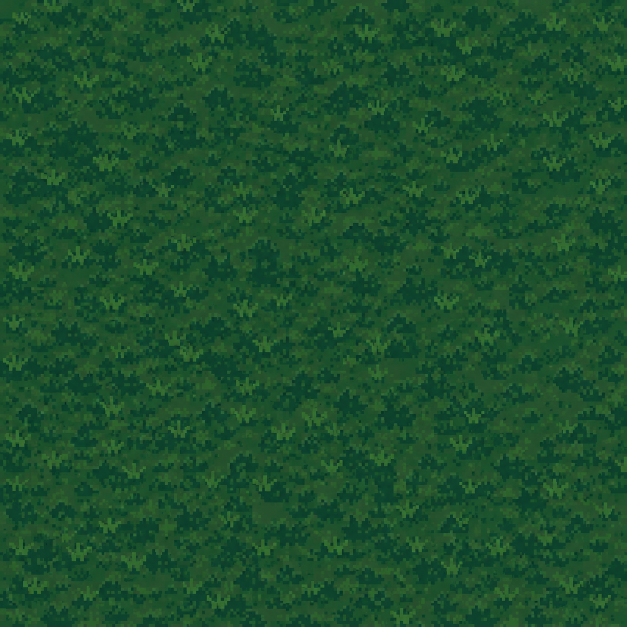
#> input picture assets-source/campus-3d/grass/user-grass-source.png, 1254 x 1254 px (shown at 1/2 size)
$ python prepare_campus_grass.py
#> lines starting #> are read from the running program, lines starting #| are printed output that depends on the picture; after the words box and inside, x2 and y2 are one past the last pixel; in counts of white or black regions, pixels touching at a corner belong together
"""Normalize the user-supplied grass image into a repeatable ground albedo.

Requires Pillow and NumPy. No image generation or painted lighting is added.
"""
from pathlib import Path
import json

import numpy as np
from PIL import Image

ROOT = Path(__file__).resolve().parents[1]
SOURCE = ROOT / 'assets-source/campus-3d/grass/user-grass-source.png'
OUTPUT = ROOT / 'public/assets/environment/campus-grass/grass-albedo.png'
REVIEW = ROOT / 'artifacts/campus-3d/grass'


def periodic_component(pixels):
    # Remove the smooth boundary discontinuity with a periodic Poisson solve.
    height, width, _ = pixels.shape
    boundary = np.zeros_like(pixels)
    boundary[0] = pixels[-1] - pixels[0]
    boundary[-1] = -boundary[0]
    boundary[:, 0] += pixels[:, -1] - pixels[:, 0]
    boundary[:, -1] -= pixels[:, -1] - pixels[:, 0]
    denominator = (
        2 * np.cos(2 * np.pi * np.arange(height) / height)[:, None]
        + 2 * np.cos(2 * np.pi * np.arange(width) / width)[None, :] - 4
    )
    denominator[0, 0] = 1
    smooth = np.fft.fft2(boundary, axes=(0, 1)) / denominator[:, :, None]
    smooth[0, 0] = 0
    return pixels - np.fft.ifft2(smooth, axes=(0, 1)).real


def match_edges(pixels):
    # Match the actual outer texels too, fading corrections over six texels.
    for axis in (0, 1):
        p = np.swapaxes(pixels, 0, axis)
        delta = (p[-1] - p[0]) / 2
        for i in range(6):
            weight = (1 - i / 6) ** 2
            p[i] += delta * weight
            p[-1 - i] -= delta * weight
    return pixels


def main():
    source = Image.open(SOURCE).convert('RGB')
#> source is the input picture: PIL image 1254x1254 RGB; mean R, G, B 28.2, 79.5, 44.8
    pixels = np.asarray(source.resize((256, 256), Image.Resampling.BOX), dtype=float)
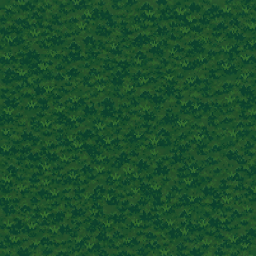
#> pixels: shape (256, 256, 3) float64; mean R, G, B 28.2, 79.5, 44.9
    pixels = periodic_component(pixels)
#> in periodic_component, `boundary[0] = pixels[-1] - pixels[0]`:
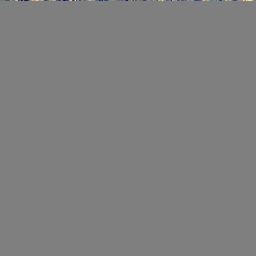
#> boundary: shape (256, 256, 3) float64; mean R, G, B 0, 0, 0; drawn with min black and max white
#> in periodic_component, `boundary[-1] = -boundary[0]`:
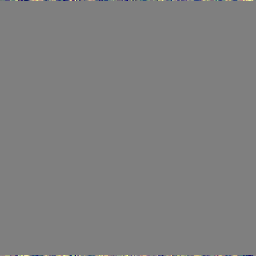
#> boundary: shape (256, 256, 3) float64; 0.39% of pixels changed, all inside (x1, y1, x2, y2) = (0, 255, 256, 256); drawn with min black and max white
#> in periodic_component, `boundary[:, 0] += pixels[:, -1] - pixels[:, 0]`:
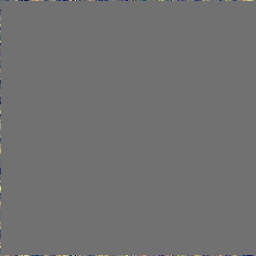
#> boundary: shape (256, 256, 3) float64; 0.39% of pixels changed, all inside (x1, y1, x2, y2) = (0, 0, 1, 256); drawn with min black and max white
#> in periodic_component, `boundary[:, -1] -= pixels[:, -1] - pixels[:, 0]`: boundary: shape (256, 256, 3) float64; 0.39% of pixels changed, all inside (x1, y1, x2, y2) = (255, 0, 256, 256)
    # Reduce busy dark/light clusters; preserve the supplied grass shapes.
    pixels = (pixels - pixels.mean(axis=(0, 1))) * 0.70 + np.array([66, 89, 56])
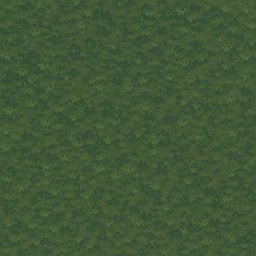
#> pixels: shape (256, 256, 3) float64; mean R, G, B 66, 89, 56
    pixels = np.clip(np.rint(match_edges(pixels)), 0, 255).astype('uint8')
#> the loop in match_edges, `for axis in (0, 1):` made 2 passes
#> pass 2, in match_edges, `p = np.swapaxes(pixels, 0, axis)`:
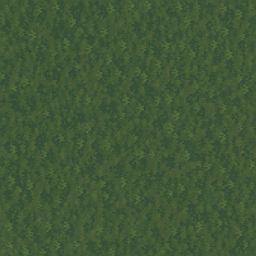
#> p: shape (256, 256, 3) float64; mean R, G, B 66, 89, 56
#> after the loop in match_edges, `for axis in (0, 1):`: p: shape (256, 256, 3) float64; 4.69% of pixels changed, all inside (x1, y1, x2, y2) = (0, 0, 256, 256)
    tile = Image.fromarray(pixels)
    OUTPUT.parent.mkdir(parents=True, exist_ok=True)
    REVIEW.mkdir(parents=True, exist_ok=True)
    tile.save(OUTPUT, optimize=True)
    preview = Image.new('RGB', (768, 768))
#> preview: PIL image 768x768 RGB; every value is 0
    for y in range(3):
        for x in range(3):
            preview.paste(tile, (x * 256, y * 256))
    preview.save(REVIEW / 'grass-tiled.png')
    report = {
        'sourceSize': list(source.size), 'outputSize': list(tile.size),
        'maxOpposingEdgeDifference': int(max(
            np.abs(pixels[0].astype(int) - pixels[-1]).max(),
            np.abs(pixels[:, 0].astype(int) - pixels[:, -1]).max(),
        )),
        'meanRGB': pixels.mean(axis=(0, 1)).round(2).tolist(),
        'outputBytes': OUTPUT.stat().st_size,
    }
#> report = {'sourceSize': [1254, 1254], 'outputSize': [256, 256], 'maxOpposingEdgeDifference': 0, 'meanRGB': [66, 89, 55.98], 'outputBytes': 96156}
    (REVIEW / 'texture-report.json').write_text(json.dumps(report, indent=2), encoding='utf-8')
    print(json.dumps(report))
#| {"sourceSize": [1254, 1254], "outputSize": [256, 256], "maxOpposingEdgeDifference": 0, "meanRGB": [66.0, 89.0, 55.98], "outputBytes": 96156}


if __name__ == '__main__':
    main()
